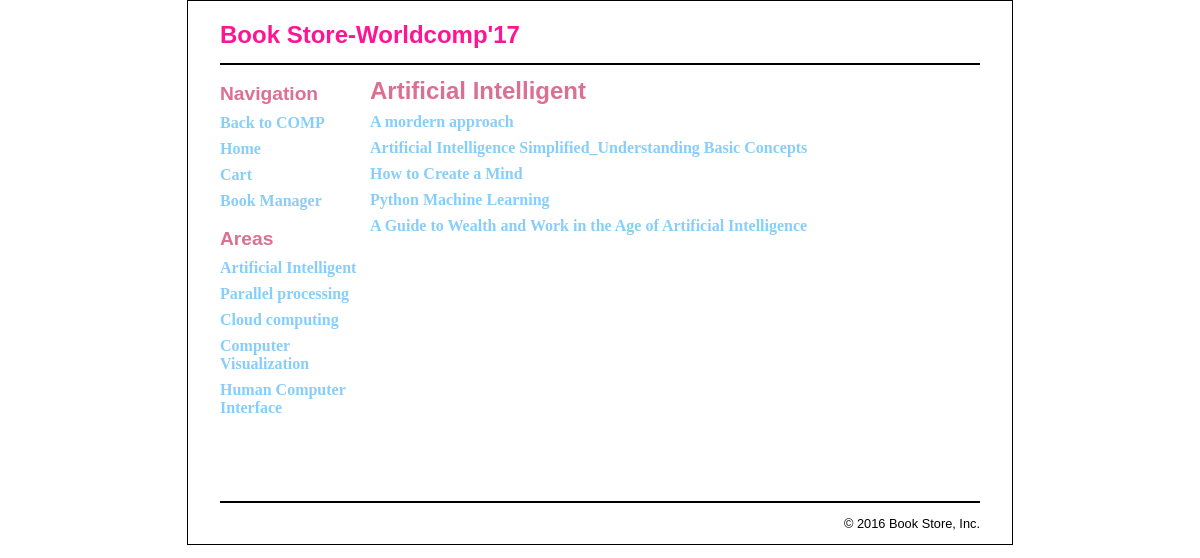
Screenshot of /project_1/bookstore/action_index.php?area_id=1 with the database file from the repository.
### tables this page shows
CREATE TABLE IF NOT EXISTS `bookareas` (
`areaID` int(11) NOT NULL,
  `areaName` varchar(255) NOT NULL
);

CREATE TABLE IF NOT EXISTS `books` (
`bookID` int(11) NOT NULL,
  `bookName` varchar(255) NOT NULL,
  `areaID` int(11) NOT NULL,
  `price` float NOT NULL,
  `description` text NOT NULL
);

### project_1/bookstore/model/area_db.php (called while the page is built, shortened)
<?php
require 'model/db.php';
function get_areas() {
    global $db;
    $query = 'SELECT *
              FROM bookareas
              ORDER BY areaID';
    try {
        $statement = $db->prepare($query);
        $statement->execute();
        $result = $statement->fetchAll();
        return $result;
    } catch (PDOException $e) {
        $error_message = $e->getMessage();
        include 'database_error.php';
    }
}
function get_area($area_id) {
    global $db;
    $query = '
        SELECT *
        FROM bookareas
        WHERE areaID = :area_id';
    try {
        $statement = $db->prepare($query);
        $statement->bindValue(':area_id', $area_id);
        $statement->execute();
        $result = $statement->fetch();
        return $result;
    } catch (PDOException $e) {
        $error_message = $e->getMessage();
         include 'database_error.php';
    }
}
?>

### project_1/bookstore/model/book_db.php (called while the page is built, shortened)
<?php
require 'model/db.php';
function get_books_by_area($area_id) {
    global $db;
    $query = '
        SELECT *
        FROM books b
           INNER JOIN bookareas a
           ON a.areaID = b.areaID
        WHERE b.areaID = :area_id';
    try {
        $statement = $db->prepare($query);
        $statement->bindValue(':area_id', $area_id);
        $statement->execute();
        $result = $statement->fetchAll();
        return $result;
    } catch (PDOException $e) {
        $error_message = $e->getMessage();
        include 'database_error.php';
    }
}
?>

### project_1/bookstore/area_view.php (the view)
<?php include 'header.php'; ?>
<?php include 'sidebar.php'; ?>
<main>
    <h1><?php echo $area_name; ?></h1>
    <?php if (count($books) == 0) : ?>
        <p>There are no books in this area.</p>
    <?php else: ?>
        <?php foreach ($books as $book) : ?>
        <p>
            <a href="action_index.php?book_id=<?php echo
                           $book['bookID']; ?>">
                <?php echo htmlspecialchars($book['bookName']); ?>
            </a>
        </p>
        <?php endforeach; ?>
    <?php endif; ?>
</main>
<?php include 'footer.php'; ?>

### project_1/bookstore/sidebar.php
<aside>
    <h2>Navigation</h2>
    <ul>
	    <li>
		<a href="../index.html">Back to COMP</a>
		</li>
        <li>
            <a href=".">Home</a>
        </li>
		<li>
		    <a href="cart_index.php">Cart</a>
		</li>
		<li>
		    <a href="admin/admin_home.php">Book Manager</a>
		</li>
    </ul>
    <h2>Areas</h2>
    <ul>
        <?php
            require_once('model/db.php');
            require_once('model/area_db.php');
            $areas = get_areas();
            foreach($areas as $area) :
                $name = $area['areaName'];
                $id = $area['areaID'];
        ?>
        <li>
            <a href="action_index.php?area_id=<?php echo
                           $id; ?>">
               <?php echo htmlspecialchars($name); ?>
            </a>
        </li>
        <?php endforeach; ?>
    </ul>
</aside>

### project_1/bookstore/main.css (style rules this page uses)
main { margin-bottom: 1em; float: left; width: 580px; }
aside { float: left; width: 150px; height: 420px; margin: .5em 0; }
h1 { font-size: 150%; margin: .5em 0 .25em; }
h2 { font-size: 120%; margin: .5em 0; }
h1, h2 { color: rgb(219,112,147); }
p { margin: .5em 0; }
ul { list-style-type: none; margin: 0; padding-left: 0; }
li { padding-bottom: .5em; }
a { color: rgb( 135,206,250); font-weight: bold; text-decoration:none; font-family: cursive; }

### rows the page displays
bookareas: areaName "Artificial Intelligent"
bookareas: areaName "Parallel processing"
bookareas: areaName "Cloud computing"
bookareas: areaName "Computer Visualization"
bookareas: areaName "Human Computer Interface"
books: bookName "A mordern approach"
books: bookName "Artificial Intelligence Simplified_Understanding Basic Concepts"
books: bookName "How to Create a Mind"
books: bookName "Python Machine Learning"
books: bookName "A Guide to Wealth and Work in the Age of Artificial Intelligence"
